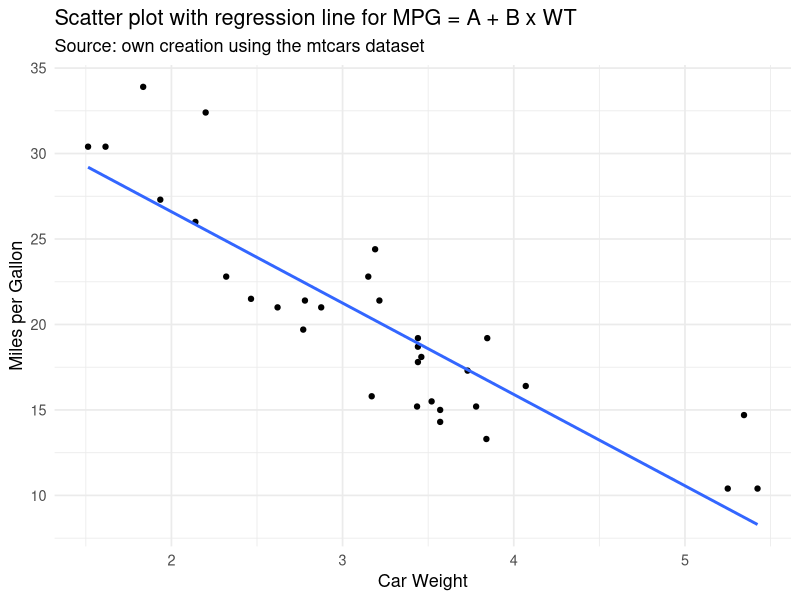
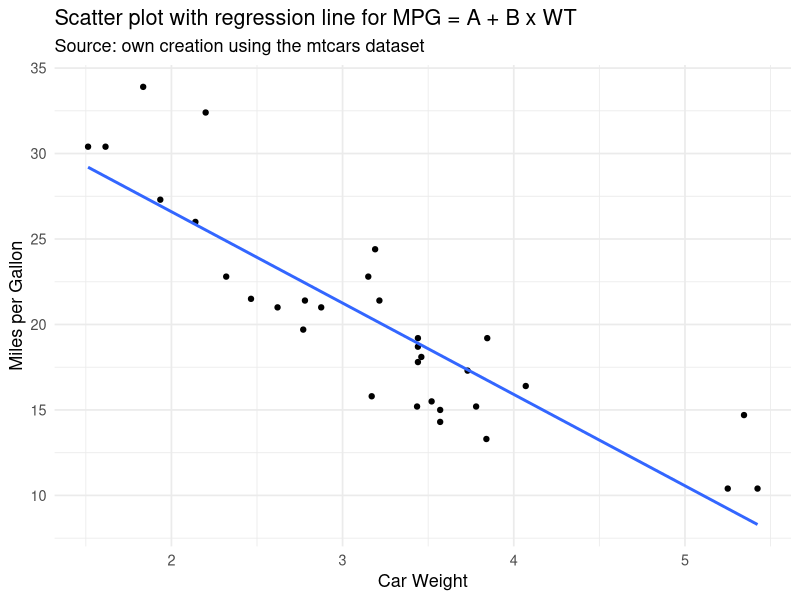

R code for these plots, in order:
## ---- chunk 1
knitr::opts_chunk$set(
  collapse = TRUE,
  comment = "#>",
  fig.path = "figures/"
)
## ---- chunk 2
library(ggplot2)

g <- ggplot(data = mtcars, aes(x = wt, y = mpg)) +
  geom_point() +
  geom_smooth(method = "lm", se = FALSE) +
  labs(
    title = "Scatter plot with regression line for MPG = A + B x WT",
    subtitle = "Source: own creation using the mtcars dataset",
    x = "Car Weight",
    y = "Miles per Gallon"
  ) +
  theme_minimal(base_size = 13)

g
## ---- chunk 3
g
